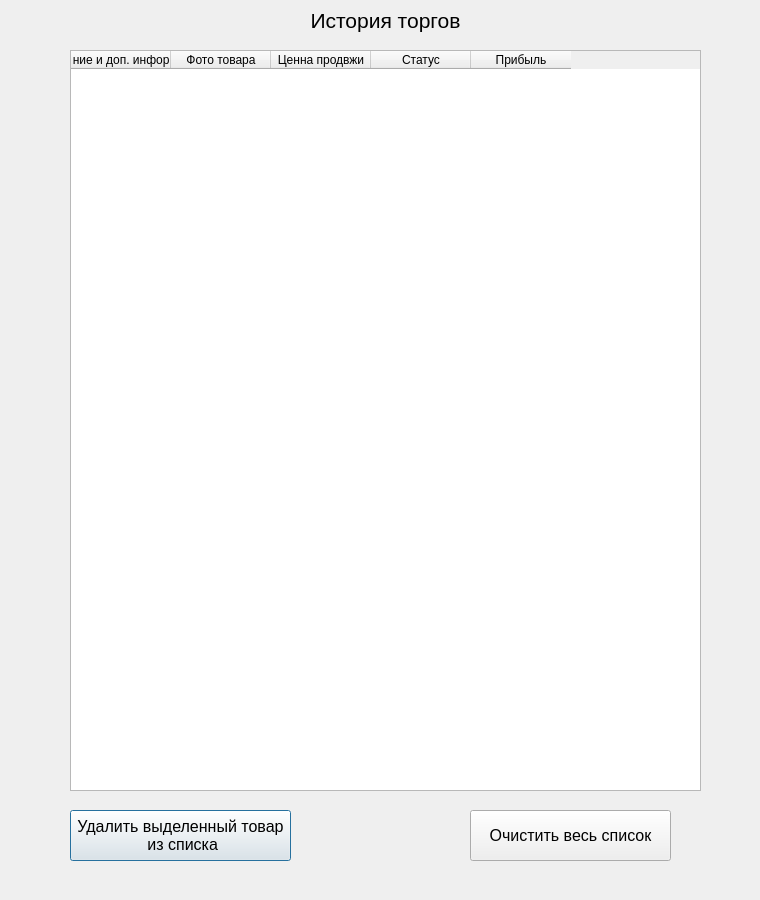
<?xml version="1.0" encoding="UTF-8"?>
<ui version="4.0">
 <class>Dialog</class>
 <widget class="QDialog" name="Dialog">
  <property name="geometry">
   <rect>
    <x>0</x>
    <y>0</y>
    <width>760</width>
    <height>900</height>
   </rect>
  </property>
  <property name="windowTitle">
   <string>Dialog</string>
  </property>
  <widget class="QLabel" name="label">
   <property name="geometry">
    <rect>
     <x>210</x>
     <y>0</y>
     <width>351</width>
     <height>41</height>
    </rect>
   </property>
   <property name="text">
    <string>&lt;html&gt;&lt;head/&gt;&lt;body&gt;&lt;p align=&quot;center&quot;&gt;&lt;span style=&quot; font-size:16pt;&quot;&gt;История торгов&lt;/span&gt;&lt;/p&gt;&lt;/body&gt;&lt;/html&gt;</string>
   </property>
  </widget>
  <widget class="QTableWidget" name="tableWidget">
   <property name="geometry">
    <rect>
     <x>70</x>
     <y>50</y>
     <width>631</width>
     <height>741</height>
    </rect>
   </property>
   <property name="minimumSize">
    <size>
     <width>0</width>
     <height>681</height>
    </size>
   </property>
   <column>
    <property name="text">
     <string>Описание и доп. информация</string>
    </property>
   </column>
   <column>
    <property name="text">
     <string>Фото товара</string>
    </property>
   </column>
   <column>
    <property name="text">
     <string>Ценна продвжи</string>
    </property>
   </column>
   <column>
    <property name="text">
     <string>Статус</string>
    </property>
   </column>
   <column>
    <property name="text">
     <string>Прибыль</string>
    </property>
   </column>
  </widget>
  <widget class="QPushButton" name="pushButton">
   <property name="geometry">
    <rect>
     <x>70</x>
     <y>810</y>
     <width>221</width>
     <height>51</height>
    </rect>
   </property>
   <property name="font">
    <font>
     <pointsize>12</pointsize>
    </font>
   </property>
   <property name="text">
    <string>Удалить выделенный товар
 из списка</string>
   </property>
  </widget>
  <widget class="QPushButton" name="pushButton_2">
   <property name="geometry">
    <rect>
     <x>470</x>
     <y>810</y>
     <width>201</width>
     <height>51</height>
    </rect>
   </property>
   <property name="font">
    <font>
     <pointsize>12</pointsize>
    </font>
   </property>
   <property name="text">
    <string>Очистить весь список</string>
   </property>
  </widget>
 </widget>
 <resources/>
 <connections/>
</ui>
